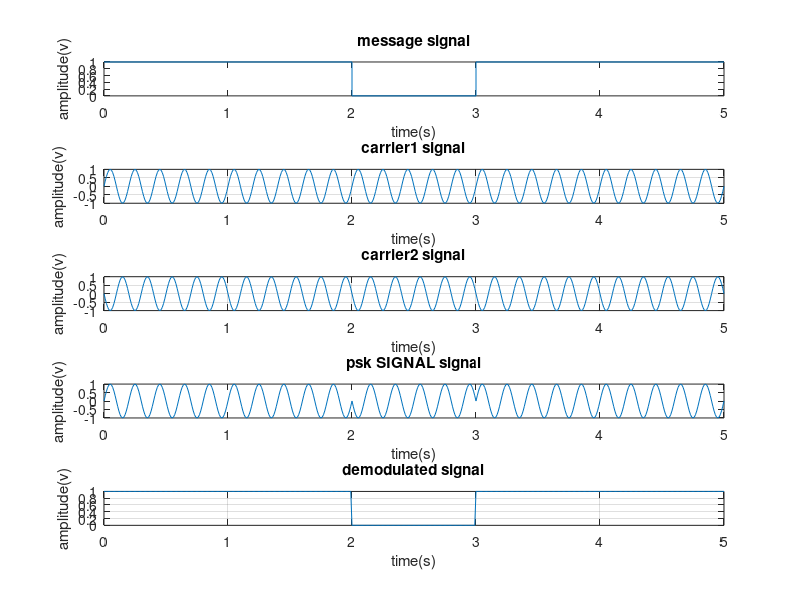

MATLAB code for this plot:
close all;
clear all;
clf;
fc1=5
fc2=80
n=[1 1 0 1 1]
l=length(n)
if n(l)==1
n(l+1)=1
else
 n(l+1)=0
end
l1=length(n)
tn=0:l1-1

subplot(5,1,1)
stairs(tn,n)
xlabel('time(s)');
ylabel('amplitude(v)');
title('message signal');

t=0:0.01:l
c1=sin(2*pi*fc1*t);
subplot(5,1,2);
plot(t,c1);
xlabel('time(s)');
ylabel('amplitude(v)');
title('carrier1 signal');
grid on;

t=0:0.01:l
c2=sin((2*pi*fc1*t)+pi);
subplot(5,1,3);
plot(t,c2);
xlabel('time(s)');
ylabel('amplitude(v)');
title('carrier2 signal');
grid on;

%psk modulated signal 

for i=1:l
    for j=(i-1)*100:i*100
        if (n(i)==1)
        s(j+1)=c1(j+1)
        else
          s(j+1)=c2(j+1);
          end
end
end
subplot(5,1,4);
plot(t,s);
xlabel('time(s)');
ylabel('amplitude(v)');
title('psk SIGNAL signal');
%psk demodulated signal generation

for i=1:l
    for j=(i-1)*100:i*100
        if (s(j+1)==c1(j+1))
       x(j+1)=1;
        else
          x(j+1)=0;
          end
end
end
subplot(5,1,5);
plot(t,x);
xlabel('time(s)');
ylabel('amplitude(v)');
title('demodulated signal');
grid on;
